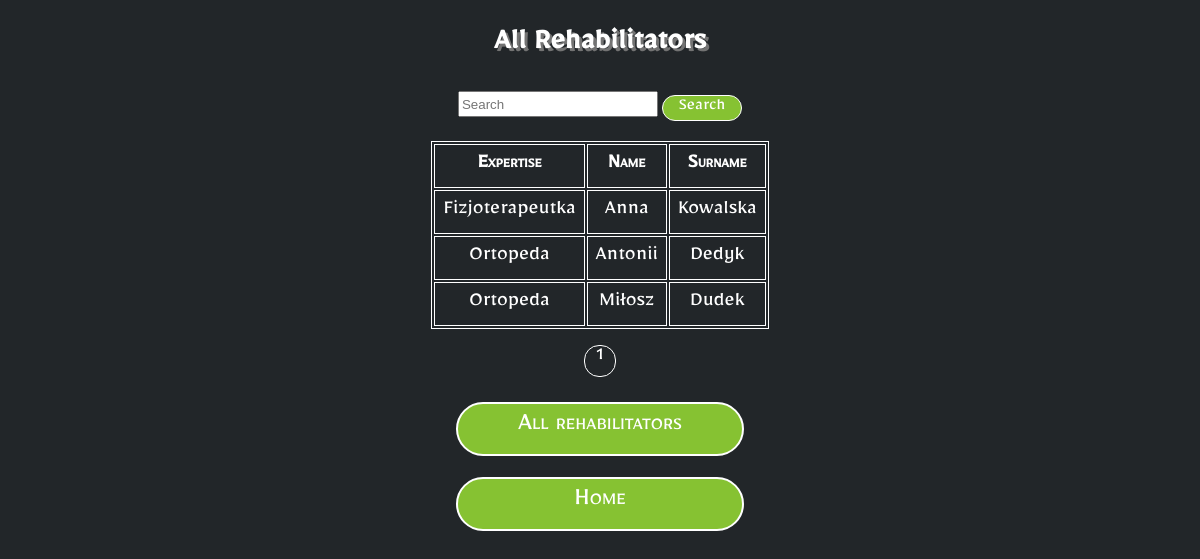
Screenshot of /rehab/rehabilitators/ (signed in) with the database file from the repository.
### rehab/models.py (models this page shows, shortened)
class Rehabilitator(models.Model):
    user = models.OneToOneField(User, on_delete=models.CASCADE)
    name = models.CharField(max_length=30)
    surname = models.CharField(max_length=30)
    expertise = models.CharField(max_length=30)
    sex = models.CharField(max_length=1, choices=(('M', 'Male'), ('F', 'Female')))
    location = models.CharField(max_length=30)
    street = models.CharField(max_length=60)
    house_number = models.CharField(max_length=10)
    local_number = models.CharField(max_length=10)
    entity_name = models.CharField(max_length=60)

### rehab/views.py (the view)
# urls.py: path('rehabilitators/', views.view_all_rehabilitators, name='view_all_rehabilitators'),
def view_all_rehabilitators(request):
    user = request.user
    is_rehabilitator = None
    is_patient = None
    if hasattr(user, 'rehabilitator'):
        profile = user.rehabilitator
        is_rehabilitator = True
        is_patient = False
    elif hasattr(user, 'patient'):
        profile = user.patient
        is_rehabilitator = False
        is_patient = True
    else:
        return redirect('telemedWebapp:home')
    query = request.GET.get('q', '')
    if query:
        rehabilitators = Rehabilitator.objects.filter(
            Q(name__icontains=query) |
            Q(surname__icontains=query) |
            Q(expertise__icontains=query)
        ).order_by('expertise', 'name', 'surname')
    else:
        rehabilitators = Rehabilitator.objects.all().order_by('expertise', 'name', 'surname')
    paginator = Paginator(rehabilitators, 10)  # 1 items per page
    page_number = request.GET.get('page')
    page_obj = paginator.get_page(page_number)
    context = {'rehabilitators': rehabilitators,
               'query': query,
               'page_obj': page_obj,
               'is_rehabilitator': is_rehabilitator,
               'is_patient': is_patient}
    return render(request, 'telemedWebapp/view_all_rehabilitators.html', context)

### rehab/templates/telemedWebapp/view_all_rehabilitators.html (shortened to what this page needs)
{% load static %}
<!DOCTYPE html>
<html lang="en">
<head>
    <link rel="stylesheet" type="text/css" href="{% static '/styles/style.css' %}">
    <link rel="stylesheet" type="text/css" href="{% static '/styles/paginator.css' %}">
</head>
<body>
{% block content %}
  <h2>All Rehabilitators</h2>
    <div class="row mb-3">
    <div class="col-md-3">
    <form class="d-flex" method="GET">
      <input class="form-control me-2" type="search" placeholder="Search" aria-label="Search" name="q" value="{{ request.GET.q }}">
      <button class="btn btn-outline-success" type="submit">Search</button>
    </form>
  </div>
</div>
    {% if rehabilitators %}
      <table class="table table-striped">
        <thead>
          <tr>
            <th>Expertise</th>
            <th>Name</th>
            <th>Surname</th>
        </thead>
        <tbody>
          {% for rehab in page_obj  %}
            <tr>
              <td>{{ rehab.expertise }}</td>
              <td>{{ rehab.name }}</td>
              <td>{{ rehab.surname }}</td>
            </tr>
          {% endfor %}
        </tbody>
      </table>
    {% else %}
        <p>No rehabilitants found.</p>
  {% endif %}
<div class="d-flex justify-content-center">
  <nav aria-label="Page navigation example">
    <ul class="pagination">
      {% for num in page_obj.paginator.page_range %}
      {% if page_obj.number == num %}
      <li class="page-item active" aria-current="page"><a class="page-link" href="#">{{ num }}</a></li>
      {% elif num > page_obj.number|add:'-3' and num < page_obj.number|add:'3' %}
      <li class="page-item"><a class="page-link" href="?page={{ num }}{% if request.GET.q %}&q={{ request.GET.q }}{% endif %}">{{ num }}</a></li>
      {% endif %}
      {% endfor %}
    </ul>
  </nav>
</div>
{% endblock %}
<a id="home" href="{% url 'telemedWebapp:view_all_rehabilitators' %}"><p class="bt_txt">All rehabilitators</p></a>
<a id="home" href="{% url 'telemedWebapp:home' %}"><p class="bt_txt">Home</p></a>
</body>
</html>

### rehab/static/styles/style.css (style rules this page uses)
html, body { width: 100%; height: 100%; background-color: rgb(34, 38, 41); font-family: Mirza; color: white; margin: 0; }
h2 { text-align: center; font-size: 32px; text-shadow: 3px 3px #737373; }

### rehab/static/styles/paginator.css (style rules this page uses)
#home { text-decoration: none; border: 2px solid white; border-radius: 40px; width: 284px; height: 50px; display: block; margin: auto; color: white; background-color: rgb(134, 194, 50); position: relative; transition: 1s; }
.bt_txt { position: absolute; top:14%; margin: 0; width: 100%; text-align: center; font-size: 28px; font-variant: small-caps; }
table { border: 1px solid white; font-size: 22px; text-align: center; margin: auto; }
th { border: 1px solid white; padding: 8px; font-variant: small-caps; }
td { border: 1px solid white; padding: 8px; }
a { text-decoration: none; color:aquamarine; }
.page-link { font-size: 20px; margin: auto; color: white; width: 30px; height: 30px; border: 1px solid white; border-radius: 15px; display: block; overflow: hidden; }
.page-item { display: inline-block; margin: auto 2px auto 2px; transition: 1s; overflow: hidden; }
.pagination { padding: 0; text-align: center; }
form { text-align: center; margin-bottom: 20px; }
input[type='search'] { width: 200px; height: 26px; }
button { width: 80px; border-radius: 30px; border: 1px solid white; font-family: Mirza; font-size: 18px; background-color: rgb(134, 194, 50); color: white; cursor: pointer; }

### rows the page displays
Rehabilitator: expertise "Fizjoterapeutka", name "Anna", surname "Kowalska"
Rehabilitator: expertise "Ortopeda", name "Antonii", surname "Dedyk"
Rehabilitator: expertise "Ortopeda", name "Miłosz", surname "Dudek"

### other values shown
{{ num }} "1"
